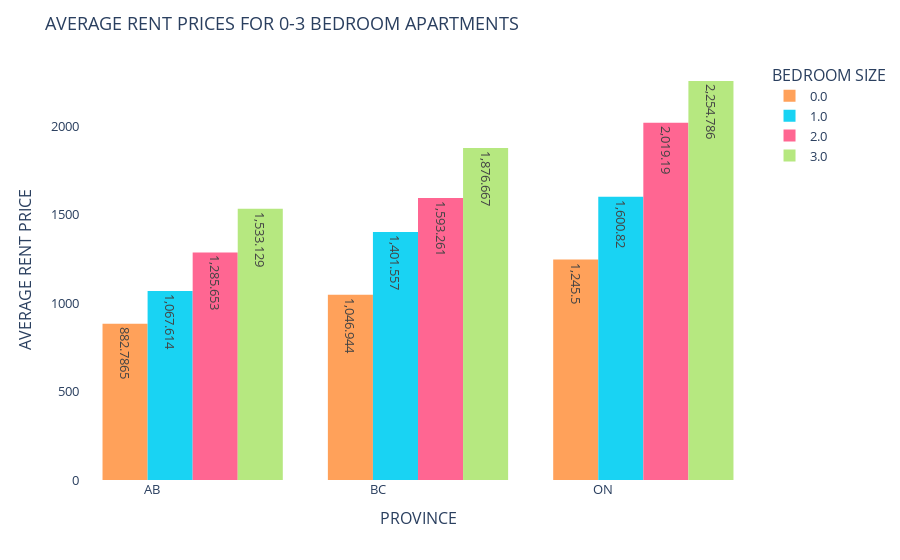

Source (notebook cell):
### Code cell
table1 = apartments.groupby(['province','bedroom'], as_index=False)['price'].mean()
plt.figure(figsize=(1,1))
fig=px.histogram(data_frame=pivot2, x='province',y ='price', color='bedroom', barmode="group",text_auto=True,color_discrete_map={
                "0.0": "gold",
                "1.0": "bronze",
                "2.0": "blue",
                "3.0": "goldenrod"})

fig.update_layout(
    title='AVERAGE RENT PRICES FOR 0-3 BEDROOM APARTMENTS',
    xaxis_title='PROVINCE',
    yaxis_title='AVERAGE RENT PRICE',
    legend_title='BEDROOM SIZE',
    paper_bgcolor="rgba(0,0,0,0)",  ## Sets the background to white
    plot_bgcolor="rgba(0,0,0,0)",   ## Sets the background of the plot to white/clear
    font_size=13,
)
fig.show()

### Figure 1 — Plotly figure (JSON) as saved in the notebook; plotly's stock layout.template omitted (floating-point values rounded to 4 significant figures)
{"data": [{"alignmentgroup": "True", "bingroup": "x", "histfunc": "sum", "hovertemplate": "bedroom=0.0<br>province=%{x}<br>sum of price=%{y}<extra></extra>", "legendgroup": "0.0", "marker": {"color": "#FFA15A", "pattern": {"shape": ""}}, "name": "0.0", "offsetgroup": "0.0", "orientation": "v", "showlegend": true, "texttemplate": "%{value}", "type": "histogram", "x": [" AB                            ", " BC                            ", " ON                            "], "xaxis": "x", "y": [882.8, 1047.0, 1246.0], "yaxis": "y"}, {"alignmentgroup": "True", "bingroup": "x", "histfunc": "sum", "hovertemplate": "bedroom=1.0<br>province=%{x}<br>sum of price=%{y}<extra></extra>", "legendgroup": "1.0", "marker": {"color": "#19d3f3", "pattern": {"shape": ""}}, "name": "1.0", "offsetgroup": "1.0", "orientation": "v", "showlegend": true, "texttemplate": "%{value}", "type": "histogram", "x": [" AB                            ", " BC                            ", " ON                            "], "xaxis": "x", "y": [1068.0, 1402.0, 1601.0], "yaxis": "y"}, {"alignmentgroup": "True", "bingroup": "x", "histfunc": "sum", "hovertemplate": "bedroom=2.0<br>province=%{x}<br>sum of price=%{y}<extra></extra>", "legendgroup": "2.0", "marker": {"color": "#FF6692", "pattern": {"shape": ""}}, "name": "2.0", "offsetgroup": "2.0", "orientation": "v", "showlegend": true, "texttemplate": "%{value}", "type": "histogram", "x": [" AB                            ", " BC                            ", " ON                            "], "xaxis": "x", "y": [1286.0, 1593.0, 2019.0], "yaxis": "y"}, {"alignmentgroup": "True", "bingroup": "x", "histfunc": "sum", "hovertemplate": "bedroom=3.0<br>province=%{x}<br>sum of price=%{y}<extra></extra>", "legendgroup": "3.0", "marker": {"color": "#B6E880", "pattern": {"shape": ""}}, "name": "3.0", "offsetgroup": "3.0", "orientation": "v", "showlegend": true, "texttemplate": "%{value}", "type": "histogram", "x": [" AB                            ", " BC                            ", " ON                            "], "xaxis": "x", "y": [1533.0, 1877.0, 2255.0], "yaxis": "y"}], "layout": {"barmode": "group", "font": {"size": 13}, "legend": {"title": {"text": "BEDROOM SIZE"}, "tracegroupgap": 0}, "margin": {"t": 60}, "paper_bgcolor": "rgba(0,0,0,0)", "plot_bgcolor": "rgba(0,0,0,0)", "title": {"text": "AVERAGE RENT PRICES FOR 0-3 BEDROOM APARTMENTS"}, "xaxis": {"anchor": "y", "domain": [0, 1], "title": {"text": "PROVINCE"}}, "yaxis": {"anchor": "x", "domain": [0, 1], "title": {"text": "AVERAGE RENT PRICE"}}}}
